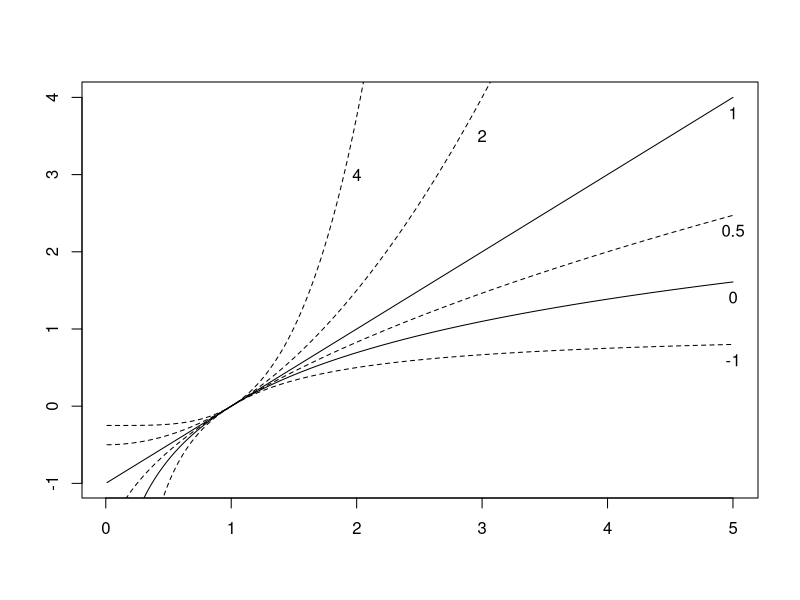

Reproduce this figure in R.
#plots of link functions for box-cox models
pdf("links.pdf",width=6.5,height=6.5)
lams <- c(-1,.5,2,4)
eps <- .2
u <- (1:500)/100
plot(u,u-1,type="l",axes=T, xlab="",ylab="")
text(5,4-eps,paste(1))
lines(u,log(u))
text(5,log(5)-eps,paste(0))

for(lam in lams){
	lines(u,(u^lam -1)/lam,lty=2)
	text(5,(5^lam -1)/lam-eps,paste(lam))
	}
text(3,3.5,paste(2))
text(2,3,paste(4))
dev.off()
